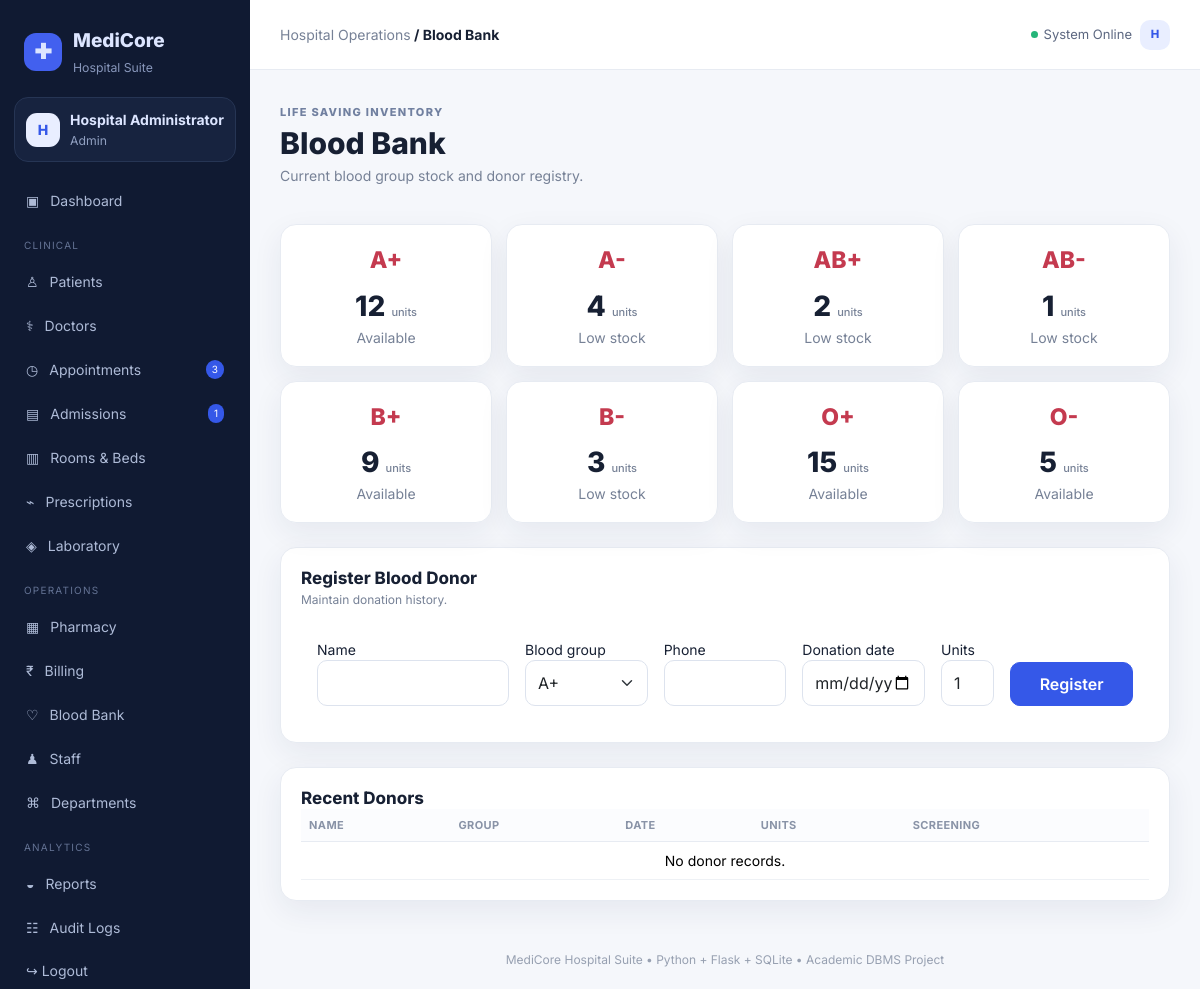
The page /blood-bank (signed in) on the database its author committed.
### tables this page shows
CREATE TABLE blood_bank(
 blood_id INTEGER PRIMARY KEY AUTOINCREMENT,blood_group TEXT UNIQUE NOT NULL,units_available INTEGER DEFAULT 0,
 last_updated TEXT DEFAULT CURRENT_TIMESTAMP,status TEXT DEFAULT 'Normal'
);

### app.py (the view)
@app.route("/blood-bank")
@login_required
def blood_bank():
    rows=query("SELECT * FROM blood_bank ORDER BY blood_group")
    donors=query("SELECT * FROM blood_donors ORDER BY donor_id DESC LIMIT 25")
    return render_template("blood/list.html",banks=rows,donors=donors)

### app.py (called while the page is built)
def get_db():
    conn = sqlite3.connect(DB_PATH)
    conn.row_factory = sqlite3.Row
    conn.execute("PRAGMA foreign_keys = ON")
    conn.execute("PRAGMA journal_mode = WAL")
    return conn

def query(sql, params=()):
    conn = get_db()
    cur = conn.execute(sql, params)
    rows = [dict(r) for r in cur.fetchall()]
    conn.close()
    return rows

def one(sql, params=()):
    conn = get_db()
    row = conn.execute(sql, params).fetchone()
    result = dict(row) if row else None
    conn.close()
    return result

def login_required(fn):
    @wraps(fn)
    def wrapper(*args, **kwargs):
        if "user_id" not in session:
            flash("Please login first.", "warning")
            return redirect(url_for("login"))
        return fn(*args, **kwargs)
    return wrapper

@app.context_processor
def globals():
    return {
        "current_date": date.today(),
        "app_name": "MediCore Hospital",
        "nav_count": {
            "pending": one("SELECT COUNT(*) c FROM appointments WHERE status='Scheduled'")["c"],
            "admitted": one("SELECT COUNT(*) c FROM admissions WHERE status='Admitted'")["c"]
        }
    }

### templates/blood/list.html
{% extends "base.html" %}{% block title %}Blood Bank{% endblock %}
{% block content %}<div class="page-head"><div><span class="eyebrow">LIFE SAVING INVENTORY</span><h1>Blood Bank</h1><p class="muted">Current blood group stock and donor registry.</p></div></div>
<div class="blood-grid">{% for b in banks %}<div class="blood-card"><div class="blood-group">{{b.blood_group}}</div><div class="blood-units">{{b.units_available}} <small>units</small></div><div class="muted">{{'Low stock' if b.units_available<5 else 'Available'}}</div></div>{% endfor %}</div>
<div class="panel mt-4"><div class="panel-head"><div><h3>Register Blood Donor</h3><p>Maintain donation history.</p></div></div><form method="post" action="{{url_for('add_donor')}}" class="row g-3 p-3"><div class="col-md-3"><label>Name</label><input class="form-control" name="name" required></div><div class="col-md-2"><label>Blood group</label><select class="form-select" name="blood_group">{% for x in ['A+','A-','B+','B-','AB+','AB-','O+','O-'] %}<option>{{x}}</option>{% endfor %}</select></div><div class="col-md-2"><label>Phone</label><input class="form-control" name="phone"></div><div class="col-md-2"><label>Donation date</label><input class="form-control" type="date" name="donation_date" required></div><div class="col-md-1"><label>Units</label><input class="form-control" type="number" name="units" value="1"></div><div class="col-md-2 d-flex align-items-end"><button class="btn btn-primary w-100">Register</button></div></form></div>
<div class="panel mt-4"><h3>Recent Donors</h3><div class="table-responsive"><table class="table"><tr><th>Name</th><th>Group</th><th>Date</th><th>Units</th><th>Screening</th></tr>{% for d in donors %}<tr><td>{{d.name}}</td><td>{{d.blood_group}}</td><td>{{d.donation_date}}</td><td>{{d.units}}</td><td>{{d.screening_status}}</td></tr>{% else %}<tr><td colspan="5" class="empty">No donor records.</td></tr>{% endfor %}</table></div></div>{% endblock %}

### static/style.css (style rules this page uses)
:root { --bg:#f5f7fb;--panel:#fff;--text:#172033;--muted:#768196;--line:#e7ebf2;--primary:#3558e8;--navy:#1a2550;--shadow:0 10px 30px rgba(30,42,80,.07) }
* { box-sizing:border-box }
body { margin:0;background:var(--bg);color:var(--text);font-family:Inter,system-ui,sans-serif;font-size:14px }
.muted { color:var(--muted) }
.page-head { display:flex;align-items:flex-end;justify-content:space-between;gap:20px;margin-bottom:22px }
.eyebrow { font-size:11px;letter-spacing:1.3px;color:#7180a0;font-weight:800 }
.page-head h1 { font-size:30px;margin:4px 0;font-weight:800 }
.btn { border-radius:10px;padding:9px 15px;font-weight:600 }
.btn-primary { background:var(--primary);border-color:var(--primary) }
.form-control,.form-select { border-radius:10px;border-color:#dde3ee;padding:10px 12px }
.panel { background:var(--panel);border:1px solid var(--line);border-radius:16px;box-shadow:var(--shadow);padding:20px }
.panel h3 { margin:0;font-size:17px;font-weight:750 }
.panel-head { display:flex;justify-content:space-between;align-items:flex-start;margin-bottom:14px }
.panel-head p { margin:3px 0 0;color:var(--muted);font-size:12px }
.table { --bs-table-bg:transparent;margin-bottom:0 }
.table th { font-size:11px;text-transform:uppercase;letter-spacing:.4px;color:#8993a7;background:#fbfcfe;border-bottom:1px solid var(--line) }
.table td { border-color:#eef1f5 }
.empty { text-align:center;color:#9aa3b3;padding:28px }
.doctor-grid,.room-grid,.staff-grid,.dept-grid,.blood-grid { display:grid;grid-template-columns:repeat(3,minmax(0,1fr));gap:14px }
.doctor-card,.staff-card,.dept-card,.room-card,.blood-card { background:white;border:1px solid var(--line);border-radius:16px;padding:18px;box-shadow:var(--shadow);position:relative }
.blood-grid { grid-template-columns:repeat(4,1fr) }
.blood-card { text-align:center }
.blood-group { font-size:23px;font-weight:800;color:#c43a4f }
.blood-units { font-size:28px;font-weight:800;margin-top:7px }
.blood-units small { font-size:11px;color:var(--muted);font-weight:500 }

### rows shown on the page
blood_bank: blood_group "A+", units_available "12", units_available "Available"
blood_bank: blood_group "A-", units_available "4", units_available "Low stock"
blood_bank: blood_group "AB+", units_available "2", units_available "Low stock"
blood_bank: blood_group "AB-", units_available "1", units_available "Low stock"
blood_bank: blood_group "B+", units_available "9", units_available "Available"
blood_bank: blood_group "B-", units_available "3", units_available "Low stock"
blood_bank: blood_group "O+", units_available "15", units_available "Available"
blood_bank: blood_group "O-", units_available "5", units_available "Available"

### other values the page prints
{{ session.get('full_name','U')[0] }} "H"
{{ session.get('full_name') }} "Hospital Administrator"
{{ session.get('role') }} "Admin"
{{ nav_count.pending }} "3"
{{ nav_count.admitted }} "1"
form field blood_group "A+"
